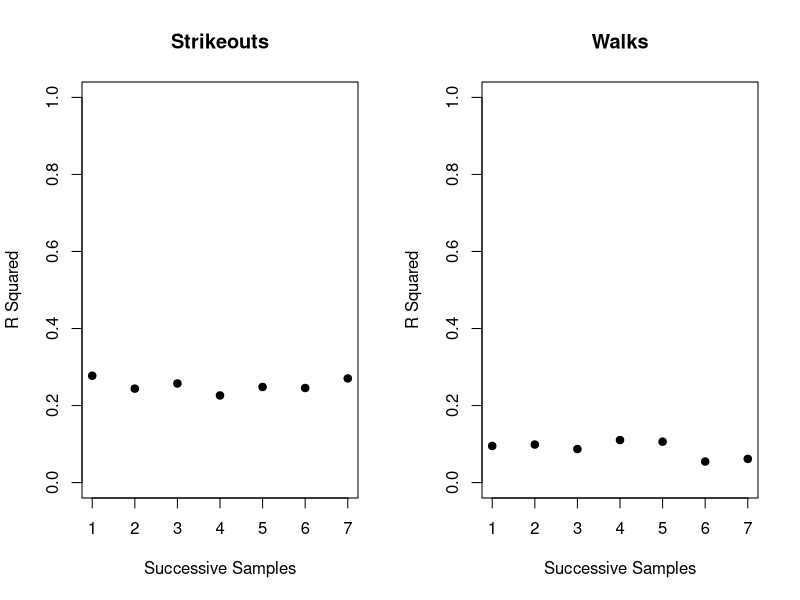

The R source for this figure:
#mainly for Russell, to replicate some things in R

#Basic data read into R command
data.in <- read.csv("k_bb_data.csv")

#create a multiple window plot
par(mfrow=c(1,2))

#Strikeouts
cor_v <- sapply(data.in[,4:10],function(x,y) cor(x,y)^2 ,y=data.in[,3])
plot(cor_v,xlab="Successive Samples",ylab="R Squared",ylim=c(0,1),pch=19,main="Strikeouts")

#Walks
cor_v <- sapply(data.in[,12:18],function(x,y) cor(x,y)^2 ,y=data.in[,11])
plot(cor_v,xlab="Successive Samples",ylab="R Squared",ylim=c(0,1),pch=19,main="Walks")
